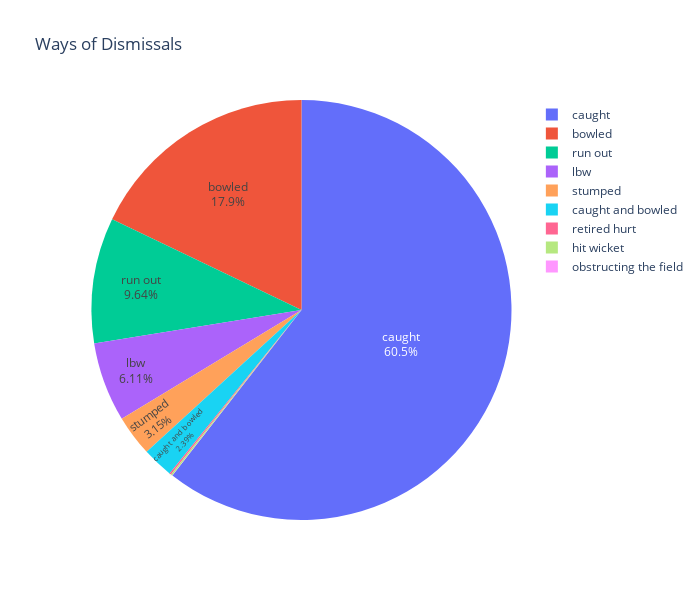

Notebook cell for this chart:
### Markdown cell above
### Ways of Dismissals

### Code cell
ways = deliveries['dismissal_kind'].value_counts().reset_index()
ways.columns = ['Dismissal Way', 'Count']

#plot - Pie - Plotly
fig17 = px.pie(ways, values='Count', names='Dismissal Way',title='Ways of Dismissals')
fig17.update_traces(textposition='inside', textinfo='percent+label')
fig17.update_layout(autosize=False, width=700, height=600)
fig17

### Figure 1 — Plotly figure (JSON) as saved in the notebook; plotly's stock layout.template omitted (floating-point values rounded to 4 significant figures)
{"data": [{"domain": {"x": [0, 1], "y": [0, 1]}, "hovertemplate": "Dismissal Way=%{label}<br>Count=%{value}<extra></extra>", "labels": ["caught", "bowled", "run out", "lbw", "stumped", "caught and bowled", "retired hurt", "hit wicket", "obstructing the field"], "legendgroup": "", "name": "", "showlegend": true, "textinfo": "percent+label", "textposition": "inside", "type": "pie", "values": [5348, 1581, 852, 540, 278, 211, 12, 10, 2]}], "layout": {"autosize": false, "height": 600, "legend": {"tracegroupgap": 0}, "title": {"text": "Ways of Dismissals"}, "width": 700}}
